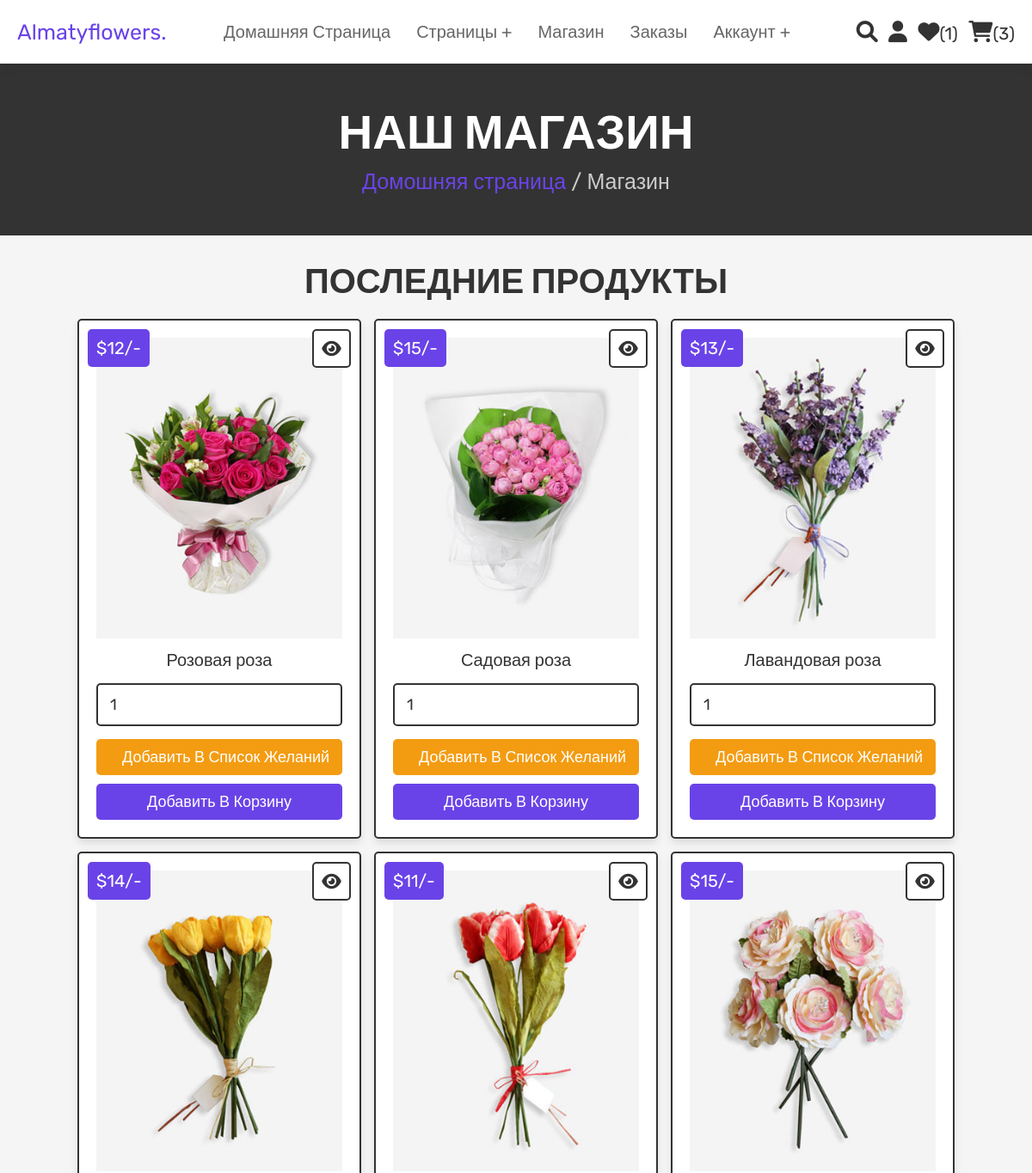
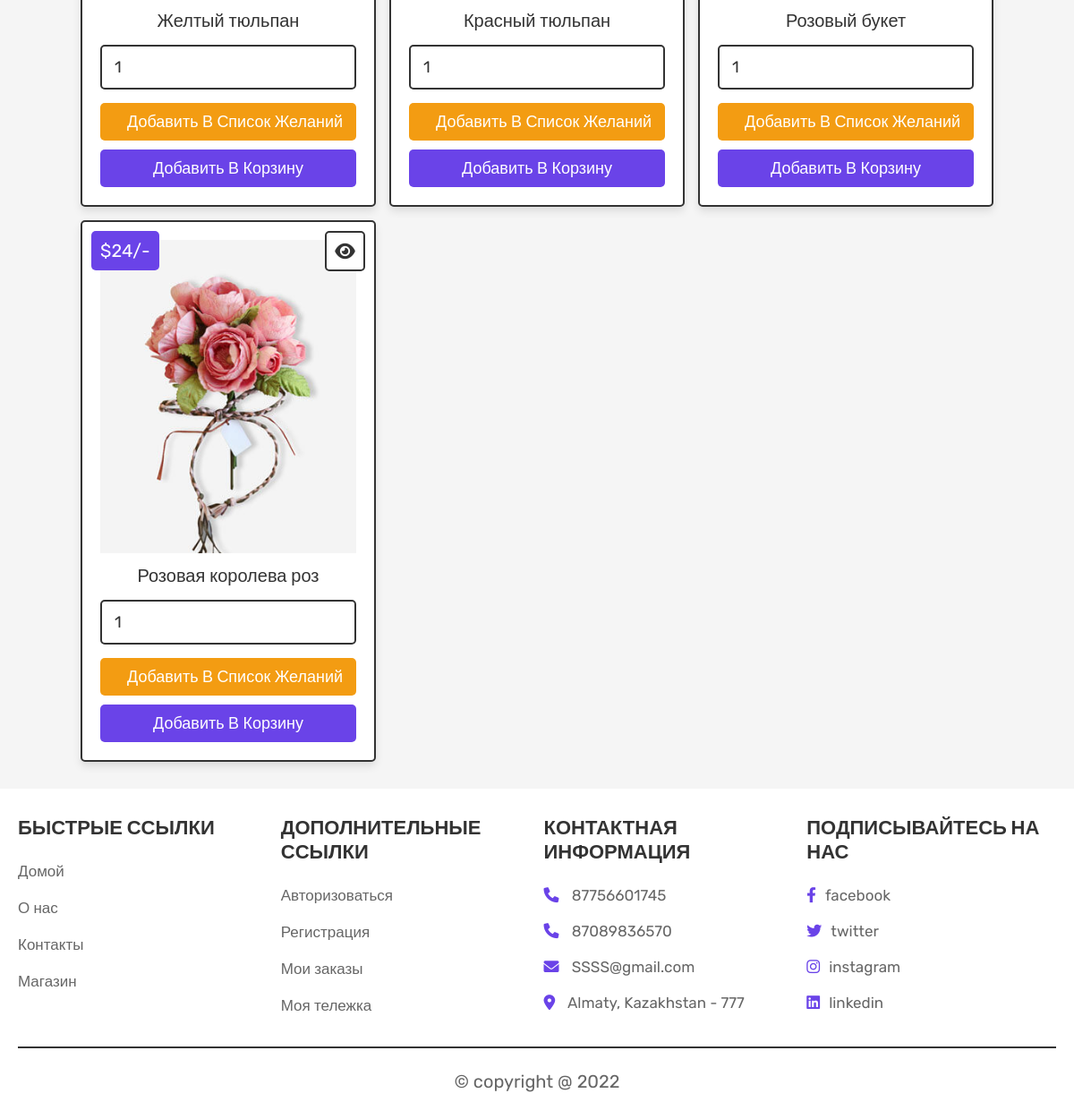
Page /shop.php (signed in) on the committed database (2 pictures, top to bottom).
### tables this page shows
CREATE TABLE `products` (
  `id` int(100) NOT NULL,
  `name` varchar(100) NOT NULL,
  `details` varchar(500) NOT NULL,
  `price` int(100) NOT NULL,
  `image` varchar(100) NOT NULL
);

### shop.php (the view, shortened to what this page needs)
<?php
@include 'config.php';
?>
<!DOCTYPE html>
<html lang="en">
<head>
   <link rel="stylesheet" href="https://cdnjs.cloudflare.com/ajax/libs/font-awesome/6.0.0/css/all.min.css">
   <link rel="stylesheet" href="css/style.css">
</head>
<body>
<?php @include 'header.php'; ?>
<section class="heading">
    <h3>наш магазин</h3>
    <p> <a href="home.php">Домошняя страница</a> / Магазин </p>
</section>
<section class="products">
   <h1 class="title">последние продукты</h1>
   <div class="box-container">
      <?php
         $select_products = mysqli_query($conn, "SELECT * FROM `products`") or die('query failed');
         if(mysqli_num_rows($select_products) > 0){
            while($fetch_products = mysqli_fetch_assoc($select_products)){
      ?>
      <form action="" method="POST" class="box">
         <a href="view_page.php?pid=<?php echo $fetch_products['id']; ?>" class="fas fa-eye"></a>
         <div class="price">$<?php echo $fetch_products['price']; ?>/-</div>
         <img src="uploaded_img/<?php echo $fetch_products['image']; ?>" alt="" class="image">
         <div class="name"><?php echo $fetch_products['name']; ?></div>
         <input type="number" name="product_quantity" value="1" min="0" class="qty">
         <input type="submit" value="добавить в список желаний" name="add_to_wishlist" class="option-btn">
         <input type="submit" value="добавить в корзину" name="add_to_cart" class="btn">
      </form>
      <?php
         }
      }else{
         echo '<p class="empty">Товары еще не добавлены!</p>';
      }
      ?>
   </div>
</section>
<?php @include 'footer.php'; ?>
</body>
</html>

### css/style.css (style rules this page uses)
:root { --pink:#6a43e8; --red:#c0392b; --orange:#f39c12; --black:#333; --white:#fff; --light-color:#666; --light-white:#ccc; --light-bg:#f5f5f5; --border:.2rem solid var(--black); --box-shadow:0 .5rem 1rem rgba(0,0,0,.1); }
* { font-family: 'Rubik', sans-serif; margin:0; padding:0; box-sizing: border-box; outline: none; border:none; text-decoration: none; transition:all .2s linear; }
html { font-size: 62.5%; overflow-x: hidden; scroll-behavior: smooth; scroll-padding-top: 6.5rem; }
body { background: var(--light-bg); }
section { padding:3rem 2rem; }
.btn, .delete-btn, .option-btn { display: inline-block; border-radius: .5rem; margin-top: 1rem; font-size: 1.8rem; color:var(--white); cursor: pointer; padding:1rem 3rem; text-transform: capitalize; }
.btn { background-color: var(--pink); }
.option-btn { background-color: var(--orange); }
.heading { display: flex; flex-flow: column; align-items: center; justify-content: center; gap:1rem; background-color: var(--black); text-align: center; min-height: 25vh; }
.heading h3 { font-size: 5.5rem; color:var(--white); text-transform: uppercase; }
.heading p { font-size: 2.5rem; color:var(--light-white); }
.heading p a { color:var(--pink); }
.title { text-align: center; margin-bottom: 2rem; color:var(--black); text-transform: uppercase; font-size: 4rem; }
.products .box-container { max-width: 1200px; margin:0 auto; display: grid; grid-template-columns: repeat(auto-fit, 33rem); gap:1.5rem; align-items: flex-start; justify-content: center; }
.products .box-container .box { background-color: var(--white); border:var(--border); box-shadow: var(--box-shadow); border-radius: .5rem; padding:2rem; text-align: center; position: relative; }
.products .box-container .box .image { height: 35rem; width: 100%; object-fit: cover; }
.products .box-container .box .fa-eye, .products .box-container .box .price { position: absolute; top:1rem; border-radius: .5rem; }
.products .box-container .box .price { font-size: 2rem; padding:1rem; background-color: var(--pink); color:var(--white); left:1rem; }
.products .box-container .box .fa-eye { right:1rem; height: 4.5rem; width: 4.5rem; line-height: 4.2rem; font-size: 2rem; background-color: var(--white); color:var(--black); border:var(--border); }
.products .box-container .box .name { margin:1rem; font-size: 2rem; color:var(--black); }
.products .box-container .box .qty { width: 100%; padding:1.2rem 1.4rem; font-size: 1.8rem; color:var(--black); border:var(--border); border-radius: .5rem; margin:.5rem 0; }
.products .box-container .box .btn, .products .box-container .box .option-btn { width: 100%; }

### rows in the picture
products: price "12", image (picture), name "Розовая роза"
products: price "15", image (picture), name "Садовая роза"
products: price "13", image (picture), name "Лавандовая роза"
products: price "14", image (picture), name "Желтый тюльпан"
products: price "11", image (picture), name "Красный тюльпан"
products: price "15", image (picture), name "Розовый букет"
products: price "24", image (picture), name "Розовая королева роз"

### other values in the picture
$wishlist_num_rows "1"
$cart_num_rows "3"
